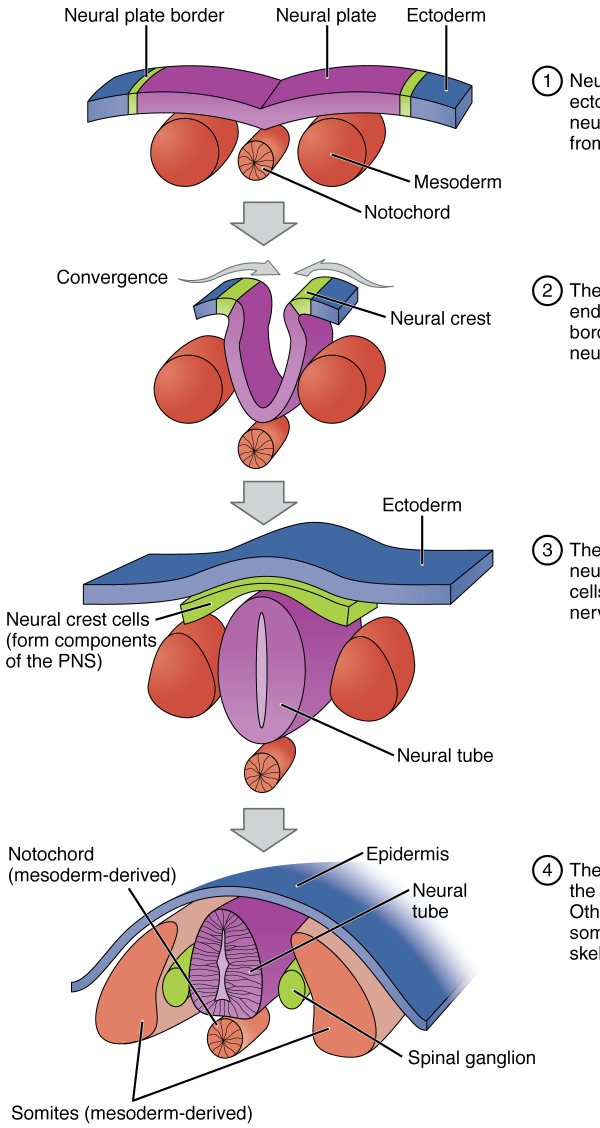
#> input picture flashcards/scripts/arquivos-trabalho/io/2547b5ac91a6a3d0dd5298d2f944b4d2.png, 1200 x 2255 px (shown at 1/2 size)
$ python -i build_card.py   (imports and definitions only)
#> lines starting #> are read from the running program, lines starting #| are printed output that depends on the picture
#!/usr/bin/env python
# -*- coding: utf-8 -*-
"""Build NEBLI-authored AnKingOverhaul cloze notes.

Canonical shape:
  - English Text by default, AnKing-like cloze syntax.
  - Short Extra plus explanatory image for most cards.
  - Image per subtopic/cluster, content-hashed media filename, real credit.
  - No visible "source"/course provenance in the card body.

Input JSON:
{
  "deck": "NEBLI::UC02::P3::...",
  "slug": "histo-10-tecido-nervoso",
  "images": {
     "neuron": {"file": "arquivos-trabalho/io/....png",
                 "credit": "Photo credit: OpenStax, CC BY 4.0"},
     "nerve":  {"url": "https://...jpg", "credit": "..."}
  },
  "cards": [
     {"text": "The ... {{c1::kinesin}} ...", "extra": "short why", "image": "neuron"}
  ]
}
"""
import argparse
import base64
import hashlib
import io as _io
import json
import os
import re
import sys

from nebli_anki import call
from PIL import Image

MODEL = "AnKingOverhaul (AnKing Step Deck / AnKingMed)"
THEME_BY_SLUG = {
    "anato": "Anatomy", "biocel": "Cell Biology", "biomol": "Molecular Biology",
    "bioq": "Biochemistry", "embrio": "Embryology", "fisio": "Physiology",
    "histo": "Histology", "etim": "Etymology",
}
THEME_RE = re.compile(r"^<b>([^<.]+)\.</b>\s+")
CLOZE_RE = re.compile(r"\{\{c\d+::(.*?)(?:::[^}]*)?\}\}")
BOLDED_CLOZE_RE = re.compile(r"<(?:b|strong)>\s*\{\{c\d+::.*?\}\}\s*</(?:b|strong)>", re.I)


def norm(s):
    return re.sub(r"<[^>]+>", "", s or "").strip()


# [44 lines left out: functions infer_theme, themed_text, validate_text_gate, fetch_bytes, not called in this run]


def store_images(images, maxw=700):
    """Store images in Anki media and return HTML snippets keyed by image id."""
    out = {}
    for key, spec in (images or {}).items():
        raw, _ext = fetch_bytes(spec)
        im = Image.open(_io.BytesIO(raw)).convert("RGB")
        if im.width > maxw:
            im = im.resize((maxw, int(im.height * maxw / im.width)), Image.LANCZOS)
        buf = _io.BytesIO()
        im.save(buf, "PNG")
        data = buf.getvalue()
        fn = f"{hashlib.md5(data).hexdigest()}.png"
        call("storeMediaFile", filename=fn, data=base64.b64encode(data).decode())
        width = min(im.width, 520)
        credit = spec.get("credit", "").strip()
        cred_html = f'<br><i style="font-size:10pt;">{credit}</i>' if credit else ""
        out[key] = {"img": f'<img src="{fn}" width="{width}">', "credit": cred_html, "file": fn}
    return out


# [72 lines left out: functions build_extra, main, not called in this run]


# [8 lines not run here, left out]

>>> import cv2
>>> picture = cv2.imread('arquivos-trabalho/io/2547b5ac91a6a3d0dd5298d2f944b4d2.png', cv2.IMREAD_GRAYSCALE)
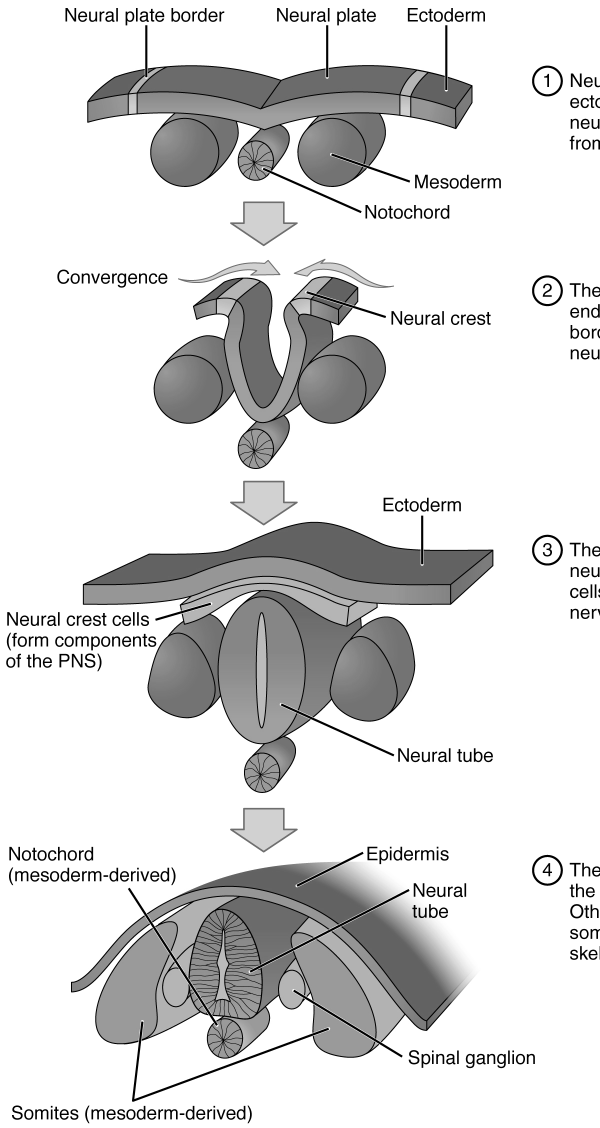
#> picture: shape (2255, 1200) (shown at 1/2 size); min 0, max 255, mean 218.5
>>> result = store_images(picture)
#> (the run stopped early here; a loop or call above may not have finished)
